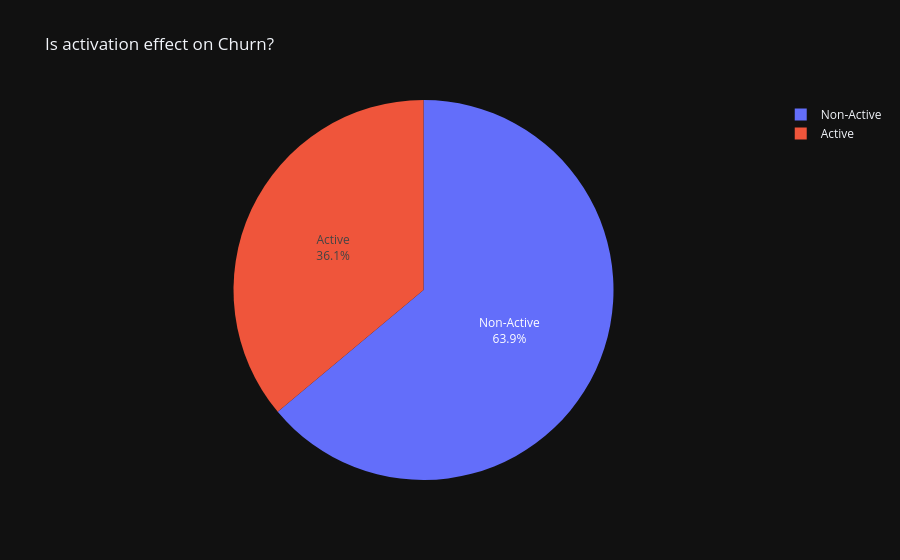

Notebook cell for this chart:
### Markdown cell above
#### 2)Active Customer vs Churn :

### Code cell
val=df['active_member'][df['churn']==1].value_counts().values
index=df['active_member'][df['churn']==1].value_counts().index
index = index.to_series().replace({0: "Non-Active", 1: "Active"})
fig = px.pie(
             values=val,
             names=index,
             template='plotly_dark',
             title='Is activation effect on Churn?'
            ).update_traces(textinfo='label+percent')
fig.show()

### Figure 1 — Plotly figure (JSON) as saved in the notebook; plotly's stock layout.template omitted (floating-point values rounded to 4 significant figures)
{"data": [{"domain": {"x": [0, 1], "y": [0, 1]}, "hovertemplate": "label=%{label}<br>value=%{value}<extra></extra>", "labels": ["Non-Active", "Active"], "legendgroup": "", "name": "", "showlegend": true, "textinfo": "label+percent", "type": "pie", "values": [1302, 735]}], "layout": {"autosize": true, "legend": {"tracegroupgap": 0}, "title": {"text": "Is activation effect on Churn?"}}}
